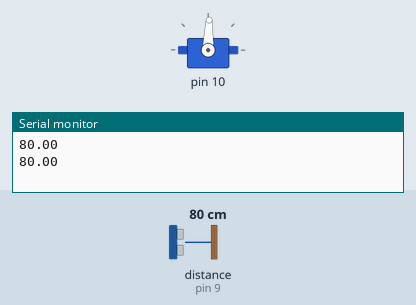
The sketch below on a simulated Arduino Uno, built with avr-gcc and run on an emulated ATmega328P. Shown: servo, the last lines printed to the serial monitor. The inputs (shaded band) are chosen by the test bench; at power-on: distance to the obstacle (sensor on pin 9) 80 cm.

Above: at 1.2 s.
1.3 s: distance to the obstacle (sensor on pin 9) set to 144 cm
At 2.8 s:
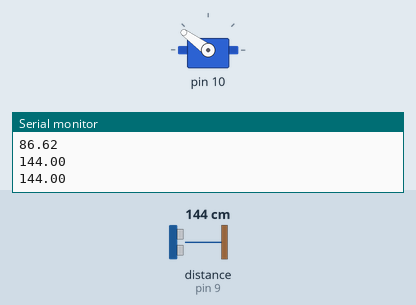
3.4 s: distance to the obstacle (sensor on pin 9) set to 155 cm
At 4.33 s:
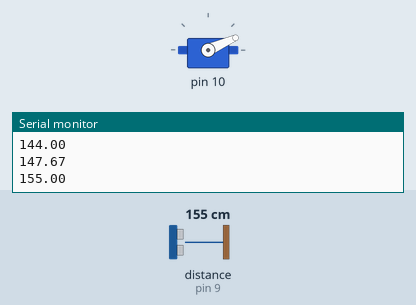
6.4 s: distance to the obstacle (sensor on pin 9) set to 250 cm
At 6.56 s:
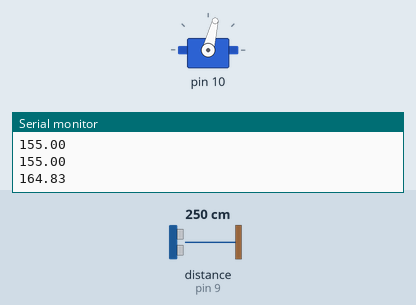
9.4 s: distance to the obstacle (sensor on pin 9) set to 18 cm
12.4 s: distance to the obstacle (sensor on pin 9) set to 13 cm
Timing chart, 0 to 14.9 s (numbered marks = the images above; inputs shaded):
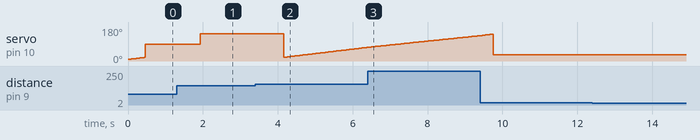

The sketch:

sketch_mar03a.ino
```cpp
#include <Thread.h>                                                 // Библиотека работы с потоками
#include <Servo.h>                                                  // Библиотека работы с сервоприводом
#include <Ultrasonic.h>                                             // Библиотека работы с ультразвуковым датчиком

Thread sonicThread = Thread();                                      // Инициализация потока ультразвукового датчика
Ultrasonic ultrasonic(12, 9);                                       // Инициализация ультразвукового датчика
float dist_arr[30];                                                 // Массив для усреднения показаний датчика
int num;                                                            // Счётчик массива

enum states {                                                       // Перечисление состояний сервопривода
  STATE_0,                                                          // Режим локатора
  STATE_1,                                                          // Поворот на 32 градуса
  STATE_2,                                                          // Поворот на 46 градусов
  STATE_3,                                                          // Поворот на 60 градусов
  STATE_4,                                                          // Поворот на 74 градуса
  STATE_5,                                                          // Поворот на 88 градусов
  STATE_6,                                                          // Поворот на 102 градуса
  STATE_7,                                                          // Поворот на 116 градусов
  STATE_8,                                                          // Поворот на 130 градусов
  STATE_9                                                           // Поворот на 144 градуса
};

class ServoClass {                                                  // Расширенный класс сервопривода
  Servo servo;                                                      // Инициализация сервопривода
  int servPosition;                                                 // Текущая позиция сервопривода, deg
  int posMax;                                                       // Максимально допустимая позиция сервопривода, deg
  int posMin;                                                       // Минимально допустимая позиция сервопривода, deg
  int posInit;                                                      // Исходная позиция сервопривода, градусов

  boolean move;                                                     // Индикатор движения сервопривода
  int movePosition;                                                 // Конечная позиция сервопривода, deg
  float moveSpeed;                                                  // Скорость движения сервопривода, об/мин
  int moveInterval;                                                 // Интервал между движениями при заданной скорости, мс
  int moveIncrement;                                                // Изменение позиции сервопривода за 1 интервал времени, deg
  unsigned long lastTime;                                           // Время последнего движения сервопривода, мс (от начала работы программы)

  public:
  states state;                                                     // Объявление перечисления для сервопривода
  ServoClass () {                                                   // Конструктор класса
    posMax = 180;
    posMin = 0;
    posInit = 90;
    servPosition = 90;
    lastTime = millis();
  }

  void AttachServo (int pin, int minpos, int maxpos, int initpos) { // Расширенная функция подключения сервопривода с указанием исходной позиции
    servo.attach(pin);                                              // Подключение сервопривода к указанному пину
    posMax = maxpos;                                                // Установка максимальной позиции
    posMin = minpos;                                                // Установка минимальной позиции
    posInit = initpos;                                              // Установка исходной позиции
    servPosition = posInit;                                         // Позиция сервопривода должна сответствовать исходному положению
    servo.write(servPosition);                                      // Команда изменить положение
  }


  void AttachServo (int pin, int minpos, int maxpos) {              // Расширенная функция подключения сервопривода без указания исходной позиции
    servo.attach(pin);                                              // Подключение сервопривода к указанному пину
    posMax = maxpos;                                                // Установка максимальной позиции
    posMin = minpos;                                                // Установка минимальной позиции
    posInit = minpos;                                               // Установка исходной позиции
    servPosition = posInit;                                         // Позиция сервопривода должна сответствовать исходному положению
    servo.write(servPosition);                                      // Команда изменить положение
  }

  int PositionCheck(int movePos) {                                  // Функция проверки валидности конечной позиции
    int checkedPos;
    if (movePos <= posMin) {                                        // Проверка по минимальной границе
      checkedPos = posMin;
    } else if (movePos >= posMax) {                                 // Проверка по максимальной границе
      checkedPos = posMax;
    } else checkedPos = movePos;                                    // Установка значения при прохождении проверок

    return checkedPos;
  }

  void MoveTo (int movePos) {                                       // Функция движения сервопривода на стандартной скорости
    movePosition = PositionCheck(movePos);                          // Проверка валидности
    servo.write(movePosition);                                      // Изменение положения
  }

  void MoveTo (int movePos, float speed) {                          // Функция настройки параметров движения сервопривода на заданной скорости
    movePosition = PositionCheck(movePos);                          // Проверка валидности
    moveSpeed=speed;                                                // Установка скорости сервопривода
    int angle=abs(movePosition-servPosition);                       // Угол перемещения сервопривода
    if (movePosition >= servPosition) {                             // Определение направления движения (на 1 градус вперёд или назад)
      moveIncrement = 1;
    } else {
      moveIncrement = -1;
    }
    float rotationSpeed = moveSpeed*360/60;                         // Первод скорости из оборотов в минуту в градусы в секунду
    moveInterval = (int)1000/rotationSpeed;                         // Вычисление интервала времени между перемещениями на один градус, мс
    move=true;                                                      // Команда начать плавное перемещение
  }

  void MoveEternal(float speed) {                                   // Функция настройки параметров движения сервопривода на заданной скорости в режиме локатора
    moveSpeed = speed;
    float rotationSpeed = moveSpeed*360/60;                         // Первод скорости из оборотов в минуту в градусы в секунду
    moveInterval = (int)1000/rotationSpeed;                         // Вычисление интервала времени между перемещениями на один градус, мс
  }

  void Update () {                                                  // Функция движения сервопривода
    if (move) {                                                     // Проверка индикатора движения
      if ((millis() - lastTime) >= moveInterval) {                  // Проверка необходимости движения в соответствии с вычисленным периодом ожидания
        servPosition += moveIncrement;                              // Движение в ту или иную сторону в зависимости от запроса на конечную позицию
        servo.write(servPosition);                                  // Команда сервоприводу с новой позицией
        lastTime = millis();                                        // Обновление счетчика времени для следующей итерации
        if (servPosition == movePosition) {                         // Прекращение движения при достижении необходимой позиции
          move = false;
        }
      }
    }
  }

  void UpdateEternal() {                                            // Функция движения сервопривода в режиме локатора
    if ((millis() - lastTime) >= moveInterval) {                    // Проверка необходимости движения в соответствии с вычисленным периодом ожидания
      servPosition += moveIncrement;                                // Движение в ту или иную сторону в зависимости от запроса на конечную позицию
      servo.write(servPosition);                                    // Команда сервоприводу с новой позицией
      lastTime = millis();                                          // Обновление счетчика времени для следующей итерации
      if (servPosition == posMax)                                   // Изменение направления движения при достижении максимальной позиции
        moveIncrement = -1;
      if (servPosition == posMin)                                   // Изменение направления движения при достижении минимальной позиции
        moveIncrement = 1;
      }
    }

  void write(int angle) {
    servo.write(angle);
  }
};

ServoClass servo;                                                   // Сервопривод камеры

void setup() {
  servo.AttachServo(10, 10, 144);                                   // Подключение сервопривода к 10 пину с пределами перемещения от 10 до 140 градусов
  servo.MoveEternal(4);                                             // Включение режима локатора со скоростью вращения 4 оборота в минуту

  sonicThread.onRun(dist);                                          // Назначение потоку ультразвукового датчика задачи
  sonicThread.setInterval(10);                                      // Установка интервала обновления потока

  Serial.begin(9600);                                               // Открытие Serial порта со скоростью 9600 бод
}

void loop() {
  switch (servo.state) {                                            // Движение сервопривода в зависимости от состояния
    case STATE_0:
      servo.UpdateEternal();
      break;
    case STATE_1:
      servo.write(32);
      break;
    case STATE_2:
      servo.write(46);
      break;
    case STATE_3:
      servo.write(60);
      break;
    case STATE_4:
      servo.write(74);
      break;
    case STATE_5:
      servo.write(88);
      break;
    case STATE_6:
      servo.write(102);
      break;
    case STATE_7:
      servo.write(116);
      break;
    case STATE_8:
      servo.write(130);
      break;
    case STATE_9:
      servo.write(144);
      break;
  }

  if (sonicThread.shouldRun()) {                                    // Проверка необходимости работы потока ультразвукового датчика
    sonicThread.run();
  }
}

void dist() {                                                       // Задача потока ультразвукового датчика
  float dist_cm = ultrasonic.Ranging(CM);                           // Снятие текущих показаний датчика
  if ((dist_cm > 15) && (dist_cm < 300)) {                          // Первоначальная обработка ошибок датчика
  dist_arr[num] = dist_cm;                                          // Внесение валидных показаний в общий массив для последующих этапов обработки ошибок
  if (num == 29) {                                                  // Выполнение усреднения показаний по интервалу времени при заполнении массива
    num = 0;                                                        // Обнуление счётчика итераций для начала следующего интервала времени
    int numb;                                                       // Переменная, содержащая итоговое количество значений после завершения всех проверок
    float dist_sr;                                                  // Переменная, содержащая усреднённые показания за интервал времени (~300 мс)
    float dist_min = dist_arr[0];                                   // Присвоение нулевому элементу массива минимального значения из первых 5 (исключение ошибок датчика для нулевого элемента)
    for (int i = 1; i < 5; i++) {
      if (dist_arr[i] < dist_min) dist_min = dist_arr[i];
    }
    dist_arr[0] = dist_min;
    dist_sr = dist_arr[0];                                          // Суммирование всех показаний за интервал времени для последующего усреднения
    numb++;                                                         // Увеличение счётчика итогового количества значений
    for (int i = 1; i < 30; i++) {                                  // Проверка попадания значения в определённый интервал относительно предыдущего значения (исключение ошибок для ненулевых элементов)
      if ((dist_arr[i] < dist_arr[i-1] + 15) && (dist_arr[i] > dist_arr[i-1] - 15)) {
        dist_sr += dist_arr[i];
        numb++;
      }
    }
    dist_sr = dist_sr/numb;                                         // Вычисление усреднённого значения
    Serial.println(dist_sr);                                        // Вывод усреднённого значения за интервал и начало нового интервала
    if ((dist_sr >= 15) && (dist_sr < 26)) {                        // Определение состояния сервопривода
      servo.state = STATE_1;
    }
    if ((dist_sr >= 26) && (dist_sr < 45.5)) {
      servo.state = STATE_2;
    }
    if ((dist_sr >= 45.5) && (dist_sr < 61.4)) {
      servo.state = STATE_3;
    }
    if ((dist_sr >= 61.4) && (dist_sr < 75.7)) {
      servo.state = STATE_4;
    }
    if ((dist_sr >= 75.7) && (dist_sr < 90.4)) {
      servo.state = STATE_5;
    }
    if ((dist_sr >= 90.4) && (dist_sr < 103.6)) {
      servo.state = STATE_6;
    }
    if ((dist_sr >= 103.6) && (dist_sr < 119.5)) {
      servo.state = STATE_7;
    }
    if ((dist_sr >= 119.5) && (dist_sr < 139)) {
      servo.state = STATE_8;
    }
    if ((dist_sr >= 139) && (dist_sr < 150)) {
      servo.state = STATE_9;
    }
    if (dist_sr >= 150){
      servo.state = STATE_0;
    }
  } else num++;                                                     // Увеличение счётчика итераций, если итерация не последняя за интервал времени
  }
}

/* Делается допущение, что за интервал времени ~300 мс объект не может сильно изменить своё положение.
 * Поэтому сильные изменения положения объекта принимаются за ошибки, так как датчик иногда выдаёт неправдоподобные значения даже для неподвижного объекта.
 * Реальные изменения положения объекта всегда учитываются на следующих интервалах времени при перезаписи массива показаний датчика.
 * Периодичность вывода усреднённых показаний равна ~300 мс, определение точной периодичности для каждого интервала времени требует нецелесообразного изменения логики программы.
 * Приблизительной оценки периодичности достаточно, так как погрешность в пару десятков миллисекунд не отразится на плавности работы программы.
 * Оценка является приблизительной, т.к. время от времени датчик даёт неправдоподобные показания (30 м при общих размерах помещения не более, чем 6x6 м, или 5 см при отсутствии объектов вблизи датчика).
 * При первоначальной проверке на валидность показаний отсеиваются показания менее 15 см и более 300 см (3 м) в связи с планировкой помещения.
 * Значения снимаются каждые 10 мс, но лишние показания отсеиваются, поэтому на заполнение массива значений требуется несколько больше времени.
 */
```

Measured:
- the behaviour switches between 149 and 150 cm on distance to the obstacle (sensor on pin 9) (found by bisection; images 1 and 2)
- after the input at 1.3 s, servo on pin 10: 88° → 144° after 0.63 s
- after the input at 12.4 s, every drawn part: stays the same
